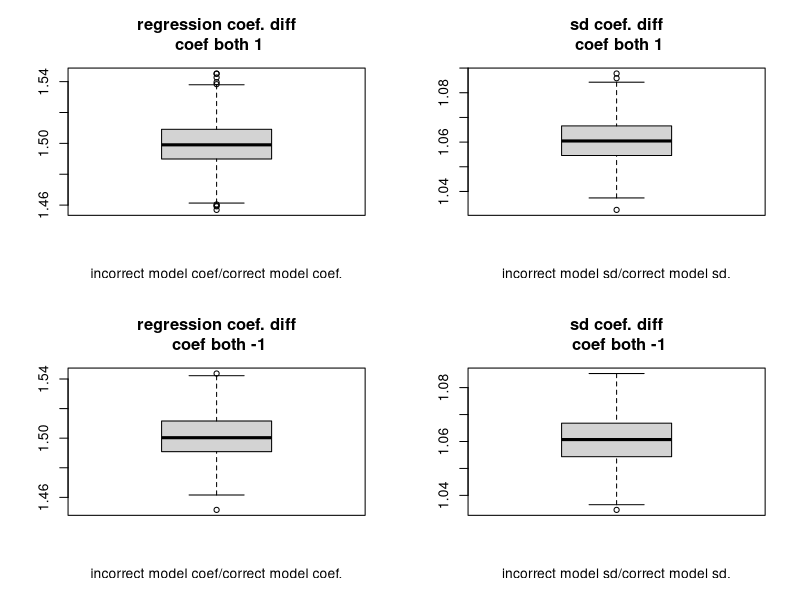
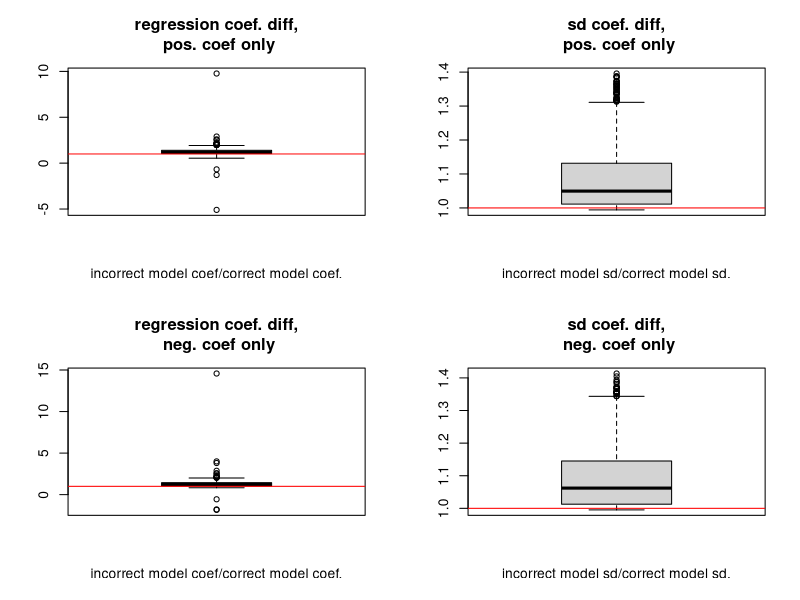
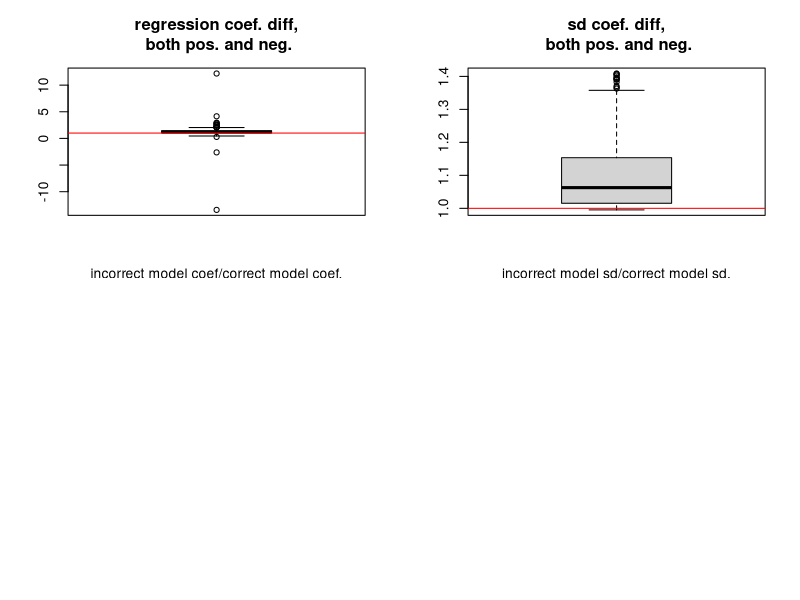

These figures' R source, in order: (Note: this script raises an error after producing the figures.)

##Possibly swap this bit out with one that can read in a dag from a
##file.
gen.data <- function(n.obs=1000, coef1=runif(n=1, min=-1, max=1), coef2=runif(n=1, min=-1, max=1)){


    ## This graph contains 3 nodes, with a collider at x2.
    x1 <- rnorm(n.obs)
    x3 <- rnorm(n.obs)
    x2 <- rnorm(n.obs) + x1*coef1 + x3*coef2

    x4 <- rnorm(n.obs) + x3*coef2

##    x4 <- rnorm(n.obs)+x3*.001
    return(data.frame(x1, x2, x3, x4)) 
   
}

run.regression <- function(dataset=gen.data(), cor.mod=paste("x1~", "x2",sep=""),
                           false.mod=paste("x1~", "x2+x3",sep="")){

    
    model.correct <- lm(as.formula(cor.mod), data=dataset)

    ##For use with old regression.
    ##model.false <- lm(x1~x2+x3, data=dataset)

    model.false <- lm(as.formula(false.mod), data=dataset)
    
    return(list(model.correct=model.correct, model.false=model.false))
}

## calculates the difference between the non-dsep violating regression
## coeff/sd and the violating one.
compare.models <- function(list.models, var1="x2"){
   
    ##False model divided by true model regression coefficent between
    ##x1 and x2 minus incorrect model coef. between x1 and x2.
    regress.diff <- fetch.beta(model=list.models[[2]], var=var1)/fetch.beta(list.models[[1]], var1)
    ##False model divided by true model sd coef between x1 and x2.
    sd.diff <- fetch.sd(model=list.models[[2]], var=var1)/fetch.sd(model=list.models[[1]], var=var1)

    
    return(list(regress.diff=regress.diff, sd.diff=sd.diff))
}


fetch.beta <- function(model, var){
    return(model$coefficients[which(names(model$coefficients)==var)])
}

fetch.sd <- function(var, model){
    
    coef.mat <- data.frame(t(summary(model)$coefficients))

    ## Note, std. errors are storred on the second row of the matrix
    return(coef.mat[2, which(names(coef.mat)==var)])
}

##Coef of exactly one:

results.vec <- replicate(compare.models(run.regression(gen.data(10000, 1, 1))), n=1000)

pdf("simple_lin_results_box.pdf")

par(mfrow=c(2,2))

boxplot(unlist(results.vec[1,]), main="regression coef. diff\n coef both 1", xlab="incorrect model coef/correct model coef.")
abline(h=1, col="red")

boxplot((unlist(results.vec[2,])), main="sd coef. diff\n coef both 1", xlab="incorrect model sd/correct model sd.")
abline(h=1, col="red")


##Coef of exactly negative one:

results.vec <- replicate(compare.models(run.regression(gen.data(10000, -1, -1))), n=1000)

boxplot((unlist(results.vec[1,])), main="regression coef. diff\n coef both -1", xlab="incorrect model coef/correct model coef.")
abline(h=1, col="red")

boxplot((unlist(results.vec[2,])), main="sd coef. diff\n coef both -1", xlab="incorrect model sd/correct model sd.")
abline(h=1, col="red")




## Positive coef. only.


results.vec <- replicate(compare.models(run.regression(gen.data(10000, coef1=runif(n=1, min=0, max=1), coef2=runif(n=1, min=0, max=1)))), n=1000)


boxplot((unlist(results.vec[1,])), main="regression coef. diff,\n pos. coef only", xlab="incorrect model coef/correct model coef.")
abline(h=1, col="red")

boxplot((unlist(results.vec[2,])), main="sd coef. diff,\n pos. coef only", xlab="incorrect model sd/correct model sd.")
abline(h=1, col="red")


## Negitive coef. only.


results.vec <- replicate(compare.models(run.regression(gen.data(10000, coef1=runif(n=1, min=-1, max=0), coef2=runif(n=1, min=-1, max=0)))), n=1000)

##par(mfrow=c(2,1))

boxplot((unlist(results.vec[1,])), main="regression coef. diff,\n neg. coef only", xlab="incorrect model coef/correct model coef.")
abline(h=1, col="red")

boxplot((unlist(results.vec[2,])), main="sd coef. diff,\n neg. coef only", xlab="incorrect model sd/correct model sd.")
abline(h=1, col="red")


## Both Positive and negative equally likely only.


results.vec <- replicate(compare.models(run.regression(gen.data(10000, coef1=runif(n=1, min=-1, max=1), coef2=runif(n=1, min=-1, max=1)))), n=1000)

##par(mfrow=c(2,1))

boxplot((unlist(results.vec[1,])), main="regression coef. diff,\n both pos. and neg.", xlab="incorrect model coef/correct model coef.")
abline(h=1, col="red")

boxplot((unlist(results.vec[2,])), main="sd coef. diff,\n both pos. and neg.", xlab="incorrect model sd/correct model sd.")
abline(h=1, col="red")

dev.off()

##TODO: This example needs a different model than the previous
##functions. Need to create a d-sep situation where we use a predictor
##to predict values of an unrelated variable (e.g., in x->y,<-z->w,
##where z is not observed (so can't condition on). I.E a different
##generating graph.

compare.mse <- function(n.obs=1000, coef1=runif(n=1, min=-1, max=1), coef2=runif(n=1, min=-1, max=1)){
    data.train <- gen.data(n.obs, coef1, coef2)

    data.test <- gen.data(n.obs, coef1, coef2)
    
    models <- run.regression(data.train)

##    new.data <- data[sample(1:nrow(data), replace=TRUE),]
    
    model.1.mse <- mean((data.test$x1-predict(models$model.correct, newdata=data.test))^2)
    model.2.mse <- mean((data.test$x1-predict(models$model.false, newdata=data.test))^2)
    

    return(model.2.mse/model.1.mse)
}

summary(replicate(n=1000, compare.mse()))


compare.coef.eff <- c()
for(i in seq(from=0, to=1, by=.0001)){
    compare.coef.eff <- c(compare.coef.eff, compare.mse(coef1=1, coef2=i))
}

#pdf("relationship_between_effect_size_and_violating_dsep.pdf")
#plot(x=seq(from=0, to=1, by=.0001), y=compare.coef.eff)
#dev.off()



ggplot(data=data.frame(y=compare.coef.eff, x=seq(from=0, to=1, by=.0001)), aes(x=x, y=y))+
    geom_smooth(method='lm',formula=y~x, se=TRUE)


##TODO: Note, even though the fit seems better with the erroneous
##variable, if the goal of the small area estimation is to guide
##policy (i.e., predict the effect of a change of
##policy/intervention), violating d-sep will cause a problem here even
##though the model seems to predict well in the non-intervention case.

##Also note: it appears that the closer the d-sep violating (and
##otherwise unrelated variable) is the more likely the mse is harmed by
##the almost indep variable being included.



##TODO: try changing the edges being compared to x1 and x3 (where
##there shouldn't be an edge connecting the two).
